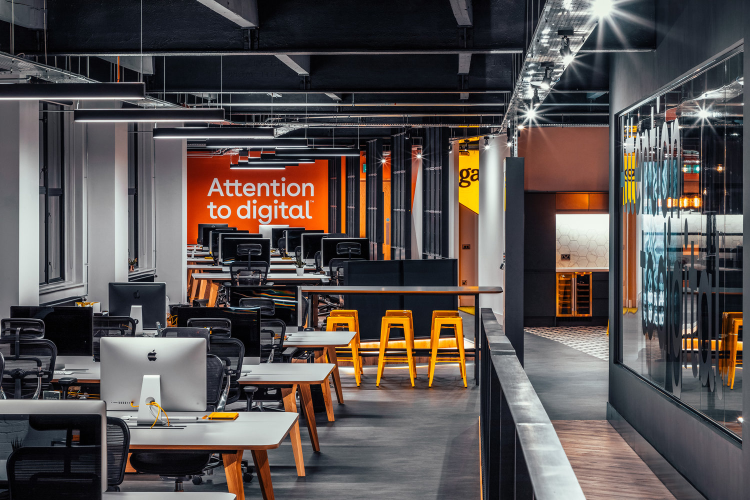
#> input picture photos/office.jpg, 1500 x 1000 px (shown at 1/2 size)
$ python 'resize and rescale.py'
#> lines starting #> are read from the running program, lines starting #| are printed output that depends on the picture
import cv2 as cv
img=cv.imread('photos/office.jpg')
#> img is the input picture: shape (1000, 1500, 3); mean B, G, R 79.6, 81.1, 88.3

cv.imshow('office' , img)

cv.waitKey(0)

def rescaleFrame(frame, scale=0.75):
#> called with scale = 0.75
    width = int(frame.shape[1] * scale)
#> width = 1125
    height = frame.shape[0] * scale
#> height = 750
    demensions = (width, height)
#> demensions = (1125, 750)

    return cv.resize(frame, demensions, interpolation=cv.INTER_AREA)
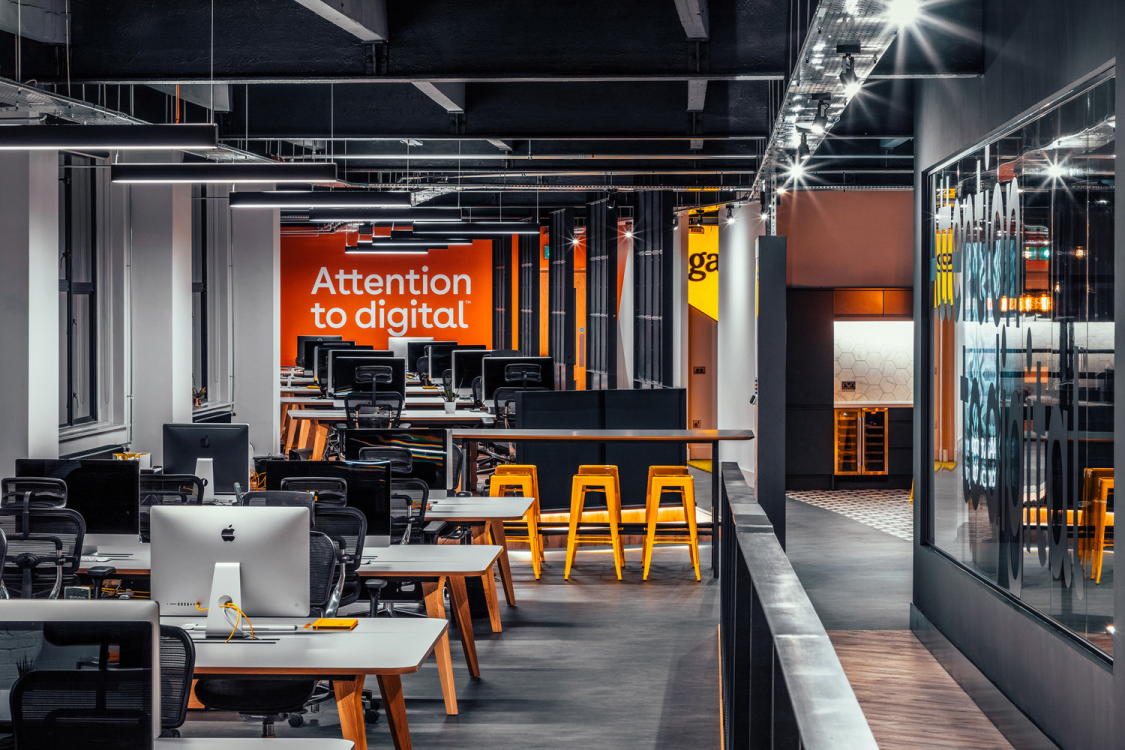
#> returned value: shape (750, 1125, 3); mean of channels 0, 1, 2 79.6, 81.1, 88.3; drawn as B, G, R

resized_image = rescaleFrame(img)
cv.imshow('image', resized_image)
